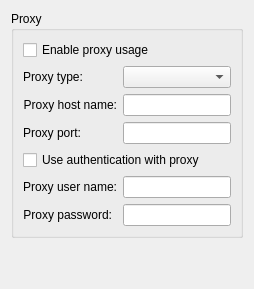
      <widget class="QWidget" name="network">
       <layout class="QVBoxLayout" name="verticalLayout_6">
        <item>
         <widget class="QGroupBox" name="groupBox_5">
          <property name="title">
           <string>Proxy</string>
          </property>
          <property name="flat">
           <bool>false</bool>
          </property>
          <property name="checkable">
           <bool>false</bool>
          </property>
          <layout class="QFormLayout" name="formLayout">
           <item row="0" column="0" colspan="2">
            <widget class="QCheckBox" name="enableProxyCheckBox">
             <property name="text">
              <string>Enable proxy usage</string>
             </property>
            </widget>
           </item>
           <item row="1" column="0">
            <widget class="QLabel" name="label_19">
             <property name="text">
              <string>Proxy type:</string>
             </property>
            </widget>
           </item>
           <item row="1" column="1">
            <widget class="QComboBox" name="proxyTypeComboBox"/>
           </item>
           <item row="2" column="0">
            <widget class="QLabel" name="label_5">
             <property name="text">
              <string>Proxy host name:</string>
             </property>
             <property name="alignment">
              <set>Qt::AlignRight|Qt::AlignTrailing|Qt::AlignVCenter</set>
             </property>
            </widget>
           </item>
           <item row="2" column="1">
            <widget class="QLineEdit" name="hostLineEdit">
             <property name="clearButtonEnabled">
              <bool>true</bool>
             </property>
            </widget>
           </item>
           <item row="3" column="0">
            <widget class="QLabel" name="label_6">
             <property name="text">
              <string>Proxy port:</string>
             </property>
             <property name="alignment">
              <set>Qt::AlignRight|Qt::AlignTrailing|Qt::AlignVCenter</set>
             </property>
            </widget>
           </item>
           <item row="3" column="1">
            <widget class="QLineEdit" name="portLineEdit">
             <property name="clearButtonEnabled">
              <bool>true</bool>
             </property>
            </widget>
           </item>
           <item row="4" column="0" colspan="2">
            <widget class="QCheckBox" name="authProxyCheckBox">
             <property name="text">
              <string>Use authentication with proxy</string>
             </property>
            </widget>
           </item>
           <item row="5" column="0">
            <widget class="QLabel" name="label_7">
             <property name="text">
              <string>Proxy user name:</string>
             </property>
             <property name="alignment">
              <set>Qt::AlignRight|Qt::AlignTrailing|Qt::AlignVCenter</set>
             </property>
            </widget>
           </item>
           <item row="5" column="1">
            <widget class="QLineEdit" name="proxyUserLineEdit">
             <property name="clearButtonEnabled">
              <bool>true</bool>
             </property>
            </widget>
           </item>
           <item row="6" column="0">
            <widget class="QLabel" name="label_8">
             <property name="text">
              <string>Proxy password:</string>
             </property>
             <property name="alignment">
              <set>Qt::AlignRight|Qt::AlignTrailing|Qt::AlignVCenter</set>
             </property>
            </widget>
           </item>
           <item row="6" column="1">
            <widget class="QLineEdit" name="proxyPasswLineEdit">
             <property name="echoMode">
              <enum>QLineEdit::Password</enum>
             </property>
             <property name="clearButtonEnabled">
              <bool>true</bool>
             </property>
            </widget>
           </item>
          </layout>
         </widget>
        </item>
        <item>
         <spacer>
          <property name="orientation">
           <enum>Qt::Vertical</enum>
          </property>
          <property name="sizeHint" stdset="0">
           <size>
            <width>20</width>
            <height>40</height>
           </size>
          </property>
         </spacer>
        </item>
       </layout>
      </widget>
